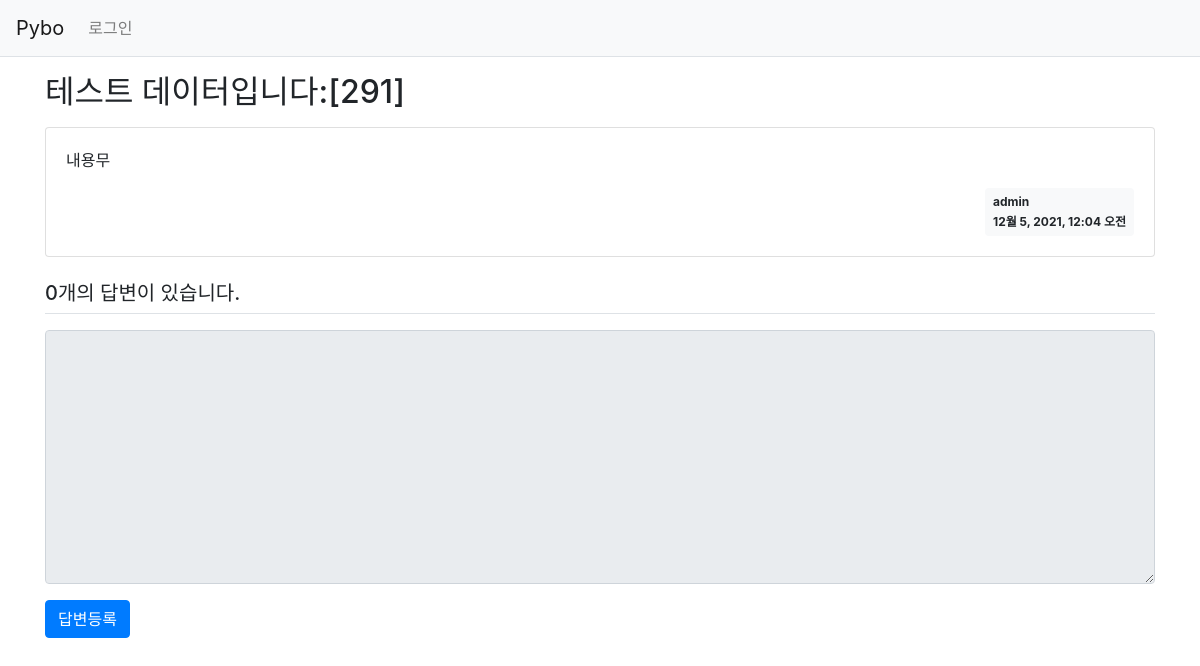
The page /pybo/294/ on the database as committed earlier.
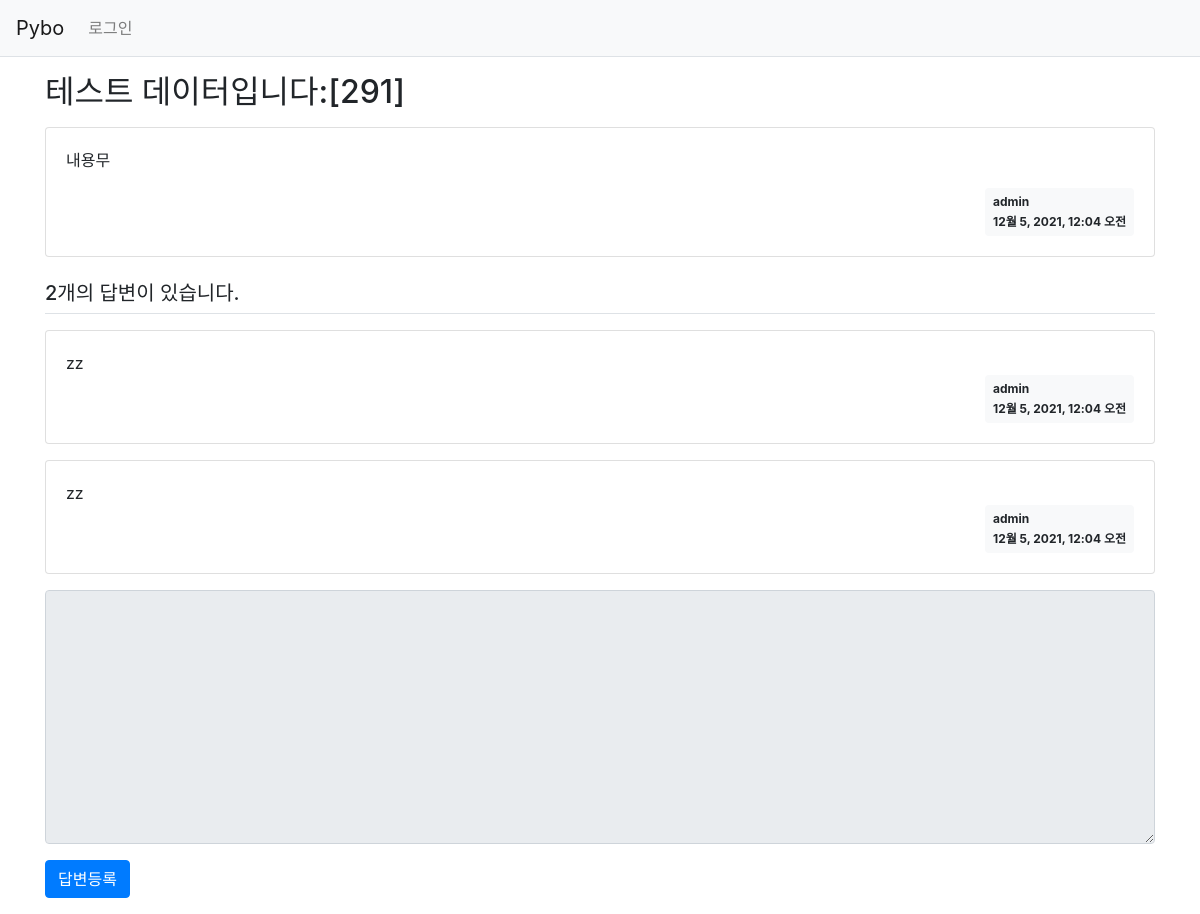
The same page on the database as committed later.
### pybo/models.py (models this page shows, shortened)
class Question(models.Model):
    author = models.ForeignKey(User, on_delete=models.CASCADE)
    subject = models.CharField(max_length=200)
    content = models.TextField()
    create_date = models.DateTimeField()
    modify_date = models.DateTimeField(null = True, blank = True)

class Answer(models.Model):
    author = models.ForeignKey(User, on_delete=models.CASCADE)
    question = models.ForeignKey(Question, on_delete = models.CASCADE)
    content = models.TextField()
    create_date = models.DateTimeField()
    modify_date = models.DateTimeField(null = True, blank = True)

### pybo/views.py (the view)
# urls.py: path('<int:question_id>/', views.detail, name="detail"),
def detail(request, question_id):
    question = get_object_or_404(Question, pk = question_id)
    context = {'question' : question}
    return render(request, 'pybo/question_detail.html', context)

### templates/pybo/question_detail.html (shortened to what this page needs)
{% extends 'base.html' %}
<!-- {% load static %}
{% block content %}
<div class ="container my-3">
    <h2 class = "border-bottom-py-2">{{question.subject}}</h2>
    <div class = "card my-3">
        <div class="card-body">
            <p class="card-text" style="white-space: pre-line;">{{question.content}}</p>
                <div class="d-flex justify-content-end">
                    <div class="badge badge-light p-2 text-left">
                        <div class = "mb-2"> {{question.author.username}}</div>
                        <div>{{question.create_date}}</div>
                    </div>
                </div>
        </div>
    </div>
    <h5 class = "border-bottom my-3 py-2">{{question.answer_set.count}}개의 답변이 있습니다.</h5>
    {% for answer in question.answer_set.all reversed %}
    <div class="card my-3">
        <div class="card-body">
            <div class="card-text" style="white-space: pre-line;">{{answer.content}}</div>
            <div class ="d-flex justify-content-end">
                <div class="badge badge-light p-2 text-left">
                    <div class = "mb-2"> {{question.author.username}}</div>
                    <div> {{question.create_date}} </div>
                </div>
            </div>
        </div>
    </div>
    {% endfor %}
    <form action ="{% url 'pybo:answer_create' question.id %}" method="post" class="my-3">
        <div class ="form-group">
            <textarea {% if not user.is_authenticated %}disabled{% endif %} name = "content" id="content" class="form-control" rows="10"></textarea>
        </div>
        <input type = "submit" value="답변등록" class="btn btn-primary">
    </form>
</div>
{% endblock %}

### templates/base.html (shortened to what this page needs)
{% load static %}
<html lang = "ko">
<head>
    <link rel = "stylesheet" type="text/css" href="{% static 'bootstrap.min.css' %}">
</head>
<body>
{% include "navbar.html" %}
{% block content %}
{% endblock %}
</body>
</html>

### templates/navbar.html (shortened to what this page needs)
<nav class="navbar navbar-expand-lg navbar-light bg-light border-bottom">
    <a class="navbar-brand" href="{% url 'pybo:index' %}">Pybo</a>
    <div class="collapse navbar-collapse flex-grow-0" id="navbarNav">
        <ul class="navbar-nav">
            <li class="nav-item">
                {% if user.is_authenticated %}
                <a class ="nav-link" href="{% url 'common:logout' %}">{{user.username}}(로그아웃)</a>
                {% else %}
                <a class="nav-link" href="{% url 'common:login' %}">로그인</a>
                {% endif %}
            </li>
        </ul>
    </div>
</nav>

Rows that differ between the two databases and show on the page:
computed for Question "테스트 데이터입니다:[291]": answer_set.count "0" → "2"
added Answer: content "zz", {{ question.author.username }} "admin", {{ question.create_date }} "12월 5, 2021, 12:04 오전"
added Answer: content "zz", {{ question.author.username }} "admin", {{ question.create_date }} "12월 5, 2021, 12:04 오전"
